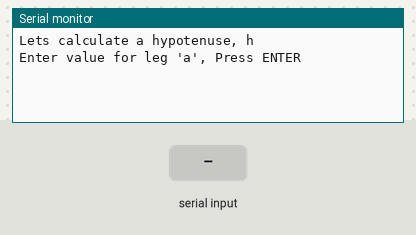
Bench run of a sketch on a simulated Arduino Uno, built with avr-gcc and run on an emulated ATmega328P. Parts: the last lines printed to the serial monitor. Inputs (shaded band) come from the test bench.

Above: at 1.2 s.
1.3 s: "90,45\n" received over Serial
At 2.5 s:
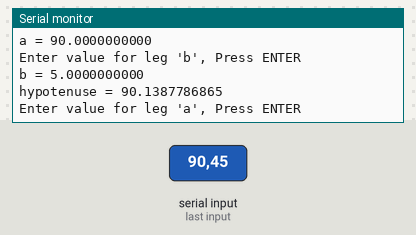
2.8 s: "30,150\n" received over Serial
At 4.0 s:
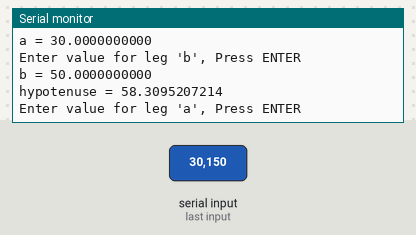

Measured:
- after the input at 1.3 s, the serial monitor: prints a new line at once (image 1)
- after the input at 2.8 s, the serial monitor: prints a new line at once (image 2)

The sketch:

ReadIntFromSerial.ino
```cpp
#include "math.h"               // include the Math Library

float a;
float b;
float h;
char junk = ' ';


void setup()                    // run once, when the sketch starts
{
  Serial.begin(9600);           // set up Serial library at 9600 bps

  Serial.println("Lets calculate a hypotenuse, h");
  Serial.println("");


  Serial.flush();

}

void loop()
{
  Serial.println("Enter value for leg 'a', Press ENTER");
  while (Serial.available() == 0) ;  // Wait here until input buffer has a character
  //{
      //Side 1
    a = Serial.parseFloat();        // new command in 1.0 forward
    Serial.print("a = "); Serial.println(a, DEC);

    while (Serial.available() > 0)  // .parseFloat() can leave non-numeric characters
    { junk = Serial.read() ; }      // clear the keyboard buffer
  //}

  Serial.println("Enter value for leg 'b', Press ENTER");
  while (Serial.available() == 0) ;
  {
      //Side 2
    b = Serial.parseFloat();
    Serial.print("b = "); Serial.println(b, DEC);
    while (Serial.available() > 0)
    { junk = Serial.read() ; }

    h = sqrt (float( a*a + b*b ));

    Serial.print("hypotenuse = ");
    Serial.println(h, DEC); Serial.println();
  }
}
```
